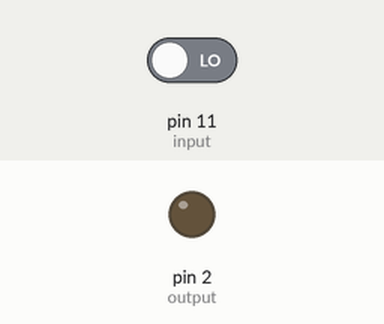
Simulated run of this sketch. Board: Arduino Uno, built with avr-gcc and run on an emulated ATmega328P. Parts: output pins drawn as LEDs (lit = HIGH). Inputs (shaded band) come from the test bench; at power-on: pin 11 (input) LOW. What the sketch prints to the serial monitor is not drawn.

Above: at 1.2 s.
1.3 s: pin 11 (input) driven HIGH
At 1.8 s:
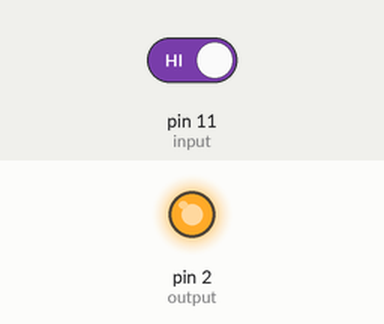
2.8 s: pin 11 (input) driven LOW
At 4.2 s:
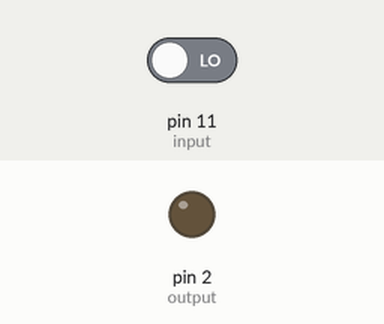
Timing chart, 0 to 5.8 s (numbered marks = the images above; inputs shaded):
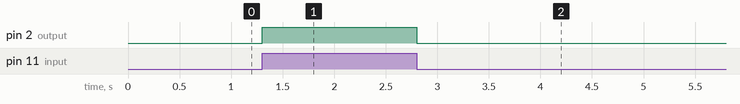

The sketch:

OpticalSensor.ino
```cpp
int input = 11;
int output = 2;

void setup() {
 pinMode(input,INPUT);
 pinMode(output,OUTPUT);
 Serial.begin(9600);
 Serial.println("hello world");
}
void loop() {
  digitalWrite(output,digitalRead(input));
  Serial.println(digitalRead(input));
}
```

Measured:
- after the input at 1.3 s, pin 2 (output): LOW → HIGH at once
- after the input at 2.8 s, pin 2 (output): HIGH → LOW at once
